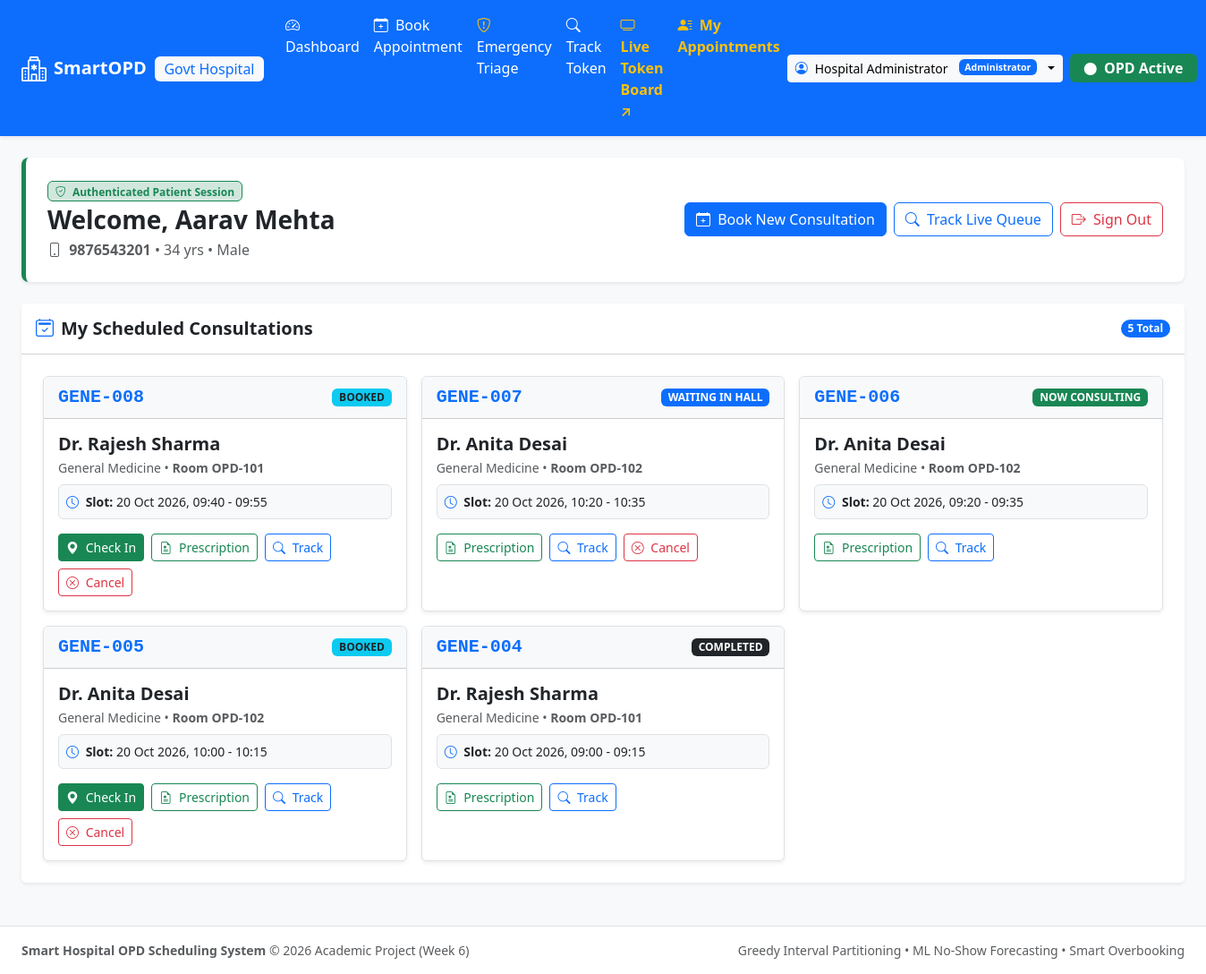
Screenshot of /patient/dashboard (signed in) with the database file from the repository.
### src/core/models.py (models this page shows, shortened)
class Patient(Base):
    __tablename__ = "patients"
    patient_id = Column(Integer, primary_key=True, autoincrement=True)
    name = Column(String(120), nullable=False)
    age = Column(Integer, nullable=False)
    gender = Column(String(10), nullable=False)
    phone = Column(String(20), unique=True, nullable=False, index=True)
    total_visits = Column(Integer, default=0, nullable=False)
    past_no_shows = Column(Integer, default=0, nullable=False)
    appointments = relationship("Appointment", back_populates="patient")
    triages = relationship("EmergencyTriage", back_populates="patient")

class Doctor(Base):
    __tablename__ = "doctors"
    doctor_id = Column(Integer, primary_key=True, autoincrement=True)
    name = Column(String(120), nullable=False)
    specialization = Column(String(100), nullable=False, index=True)
    room_number = Column(String(20), nullable=False)
    max_daily_capacity = Column(Integer, default=30, nullable=False)
    is_available = Column(Boolean, default=True, nullable=False)
    dept_id = Column(Integer, ForeignKey("departments.dept_id"), nullable=False)
    department = relationship("Department", back_populates="doctors")
    slots = relationship("TimeSlot", back_populates="doctor", cascade="all, delete-orphan")
    appointments = relationship("Appointment", back_populates="doctor")
    triages = relationship("EmergencyTriage", back_populates="doctor")

### app.py (the view)
    @app.route("/patient/dashboard")
    def patient_dashboard():
        patient_session = session.get("patient")
        if not patient_session:
            return redirect(url_for("login", next=request.path))
        patient_id = patient_session["patient_id"]
        service = get_service()
        patient = service.session.query(Patient).filter(Patient.patient_id == patient_id).first()
        if not patient:
            session.pop("patient", None)
            return redirect(url_for("login"))
        appointments = service.session.query(Appointment).filter(
            Appointment.patient_id == patient_id
        ).order_by(Appointment.appointment_id.desc()).all()
        appt_cards = []
        for a in appointments:
            appt_cards.append({
                "appointment_id": a.appointment_id,
                "token": service.generate_token(a),
                "doctor_name": a.doctor.name if a.doctor else "Unassigned",
                "specialization": a.doctor.specialization if a.doctor else "General",
                "room_number": a.doctor.room_number if a.doctor else "N/A",
                "slot_time": f"{a.slot.start_time.strftime('%d %b %Y, %H:%M')} - {a.slot.end_time.strftime('%H:%M')}" if a.slot else "TBD",
                "status": a.status.value,
                "can_cancel": a.status in [AppointmentStatus.BOOKED, AppointmentStatus.CONFIRMED, AppointmentStatus.CHECKED_IN],
                "has_prescription": a.prescription is not None
            })
        return render_template("patient_dashboard.html", patient=patient, appointments=appt_cards)

### src/db.py (called while the page is built)
def get_session():
    return ScopedSession()

### src/services.py (called while the page is built, shortened)
    def seed_initial_data_if_empty(self):
        if self.session.query(Department).count() > 0:
            return

    def generate_token(self, appointment: Appointment) -> str:
        dept_name = appointment.doctor.department.dept_name.upper() if appointment.doctor and appointment.doctor.department else "OPD"
        prefix = dept_name[:4]
        return f"{prefix}-{appointment.appointment_id:03d}"

### templates/patient_dashboard.html (shortened to what this page needs)
{% extends "base.html" %}
{% block content %}
<div class="row mb-4">
    <div class="col-12">
        <div class="p-4 bg-white rounded-3 shadow-sm border-start border-success border-5 d-flex justify-content-between align-items-center flex-wrap gap-3">
            <div>
                <div class="badge bg-success-subtle text-success border border-success mb-1">
                    <i class="bi bi-shield-check me-1"></i> Authenticated Patient Session
                </div>
                <h3 class="fw-bold mb-1 text-dark">Welcome, {{ patient.name }}</h3>
                <p class="text-muted mb-0">
                    <i class="bi bi-phone me-1"></i> <strong>{{ patient.phone }}</strong>
                    &bull; {{ patient.age }} yrs &bull; {{ patient.gender }}
                </p>
            </div>
            <div class="d-flex gap-2 flex-wrap">
                <a href="{{ url_for('patient_booking') }}" class="btn btn-primary">
                    <i class="bi bi-calendar-plus me-1"></i> Book New Consultation
                </a>
                <a href="{{ url_for('patient_token_tracker') }}" class="btn btn-outline-primary">
                    <i class="bi bi-search me-1"></i> Track Live Queue
                </a>
                <a href="{{ url_for('logout') }}" class="btn btn-outline-danger">
                    <i class="bi bi-box-arrow-right me-1"></i> Sign Out
                </a>
            </div>
        </div>
    </div>
</div>
<div class="card shadow-sm border-0 mb-4">
    <div class="card-header bg-white py-3 d-flex justify-content-between align-items-center">
        <h5 class="fw-bold mb-0 text-dark">
            <i class="bi bi-calendar2-check text-primary me-2"></i>My Scheduled Consultations
        </h5>
        <span class="badge bg-primary rounded-pill">{{ appointments|length }} Total</span>
    </div>
    <div class="card-body p-4">
        {% if appointments|length == 0 %}
        <div class="text-center py-5 text-muted">
            <i class="bi bi-calendar-x fs-1 opacity-50 mb-3 d-block"></i>
            <h5 class="fw-bold">No Appointments Found</h5>
            <p class="small text-muted mb-3">You currently have no active or historical outpatient bookings in this hospital.</p>
            <a href="{{ url_for('patient_booking') }}" class="btn btn-primary btn-sm">
                <i class="bi bi-plus-circle me-1"></i> Book Your First OPD Slot
            </a>
        </div>
        {% else %}
        <div class="row g-3">
            {% for appt in appointments %}
            <div class="col-md-6 col-lg-4" id="appt-card-{{ appt.appointment_id }}">
                <div class="card h-100 border shadow-sm {% if appt.status == 'CANCELLED' %}opacity-75 bg-light{% endif %}">
                    <div class="card-header bg-light py-2 d-flex justify-content-between align-items-center">
                        <span class="font-monospace fw-bold text-primary fs-5">{{ appt.token }}</span>
                        {% if appt.status == 'CONFIRMED' or appt.status == 'BOOKED' %}
                        <span class="badge bg-info text-dark" id="status-badge-{{ appt.appointment_id }}">{{ appt.status }}</span>
                        {% elif appt.status == 'CHECKED_IN' %}
                        <span class="badge bg-primary" id="status-badge-{{ appt.appointment_id }}">WAITING IN HALL</span>
                        {% elif appt.status == 'IN_CONSULTATION' %}
                        <span class="badge bg-success" id="status-badge-{{ appt.appointment_id }}">NOW CONSULTING</span>
                        {% elif appt.status == 'COMPLETED' %}
                        <span class="badge bg-dark" id="status-badge-{{ appt.appointment_id }}">COMPLETED</span>
                        {% elif appt.status == 'CANCELLED' %}
                        <span class="badge bg-danger" id="status-badge-{{ appt.appointment_id }}">CANCELLED</span>
                        {% else %}
                        <span class="badge bg-secondary" id="status-badge-{{ appt.appointment_id }}">{{ appt.status }}</span>
                        {% endif %}
                    </div>
                    <div class="card-body">
                        <h5 class="fw-bold mb-1">{{ appt.doctor_name }}</h5>
                        <div class="text-muted small mb-2">{{ appt.specialization }} &bull; <strong>Room {{ appt.room_number }}</strong></div>
                        <div class="p-2 bg-light rounded small mb-3 border">
                            <div><i class="bi bi-clock me-1 text-primary"></i> <strong>Slot:</strong> {{ appt.slot_time }}</div>
                        </div>
                        <div class="d-flex flex-wrap gap-2 mt-auto">
                            {% if appt.status in ['BOOKED', 'CONFIRMED'] %}
                            <button type="button" class="btn btn-sm btn-success" id="checkin-btn-{{ appt.appointment_id }}"
                                    onclick="checkInPatientAppointment({{ appt.appointment_id }}, '{{ appt.token }}')">
                                <i class="bi bi-geo-alt-fill me-1"></i> Check In
                            </button>
                            {% endif %}
                            {% if appt.has_prescription %}
                            <a href="{{ url_for('view_prescription', appointment_id=appt.appointment_id) }}" target="_blank" class="btn btn-sm btn-outline-success">
                                <i class="bi bi-file-earmark-medical me-1"></i> Prescription
                            </a>
                            {% endif %}
                            <a href="{{ url_for('patient_token_tracker') }}?query={{ appt.token }}" class="btn btn-sm btn-outline-primary">
                                <i class="bi bi-search me-1"></i> Track
                            </a>
                            {% if appt.can_cancel %}
                            <button type="button" class="btn btn-sm btn-outline-danger" id="cancel-btn-{{ appt.appointment_id }}"
                                    onclick="cancelAppointment({{ appt.appointment_id }}, '{{ appt.token }}')">
                                <i class="bi bi-x-circle me-1"></i> Cancel
                            </button>
                            {% endif %}
                        </div>
                    </div>
                </div>
            </div>
            {% endfor %}
        </div>
        {% endif %}
    </div>
</div>
{% endblock %}

### static/css/style.css (style rules this page uses)
:root { --primary-color: #0d6efd; --success-color: #198754; --warning-color: #ffc107; --danger-color: #dc3545; --info-color: #0dcaf0; --card-shadow: 0 0.125rem 0.25rem rgba(0, 0, 0, 0.075); }
body { background-color: #f8fafc; color: #1e293b; font-family: system-ui, -apple-system, "Segoe UI", Roboto, "Helvetica Neue", Arial, sans-serif; }

### rows the page displays
Patient: name "Aarav Mehta", phone "9876543201", age "34", gender "Male"
Doctor: token "GENE-008", status "BOOKED", doctor_name "Dr. Rajesh Sharma", specialization "General Medicine", room_number "OPD-101", slot_time "20 Oct 2026, 09:40 - 09:55"
Doctor: token "GENE-007", doctor_name "Dr. Anita Desai", specialization "General Medicine", room_number "OPD-102", slot_time "20 Oct 2026, 10:20 - 10:35", token "GENE-006", slot_time "20 Oct 2026, 09:20 - 09:35", token "GENE-005", status "BOOKED", slot_time "20 Oct 2026, 10:00 - 10:15"
Doctor: token "GENE-004", doctor_name "Dr. Rajesh Sharma", specialization "General Medicine", room_number "OPD-101", slot_time "20 Oct 2026, 09:00 - 09:15"

### other values shown
{{ session['user'].get('name', 'Staff') }} "Hospital Administrator"
{{ session['user'].get('role', 'Staff') }} "Administrator"
{{ appointments|length }} "5"
